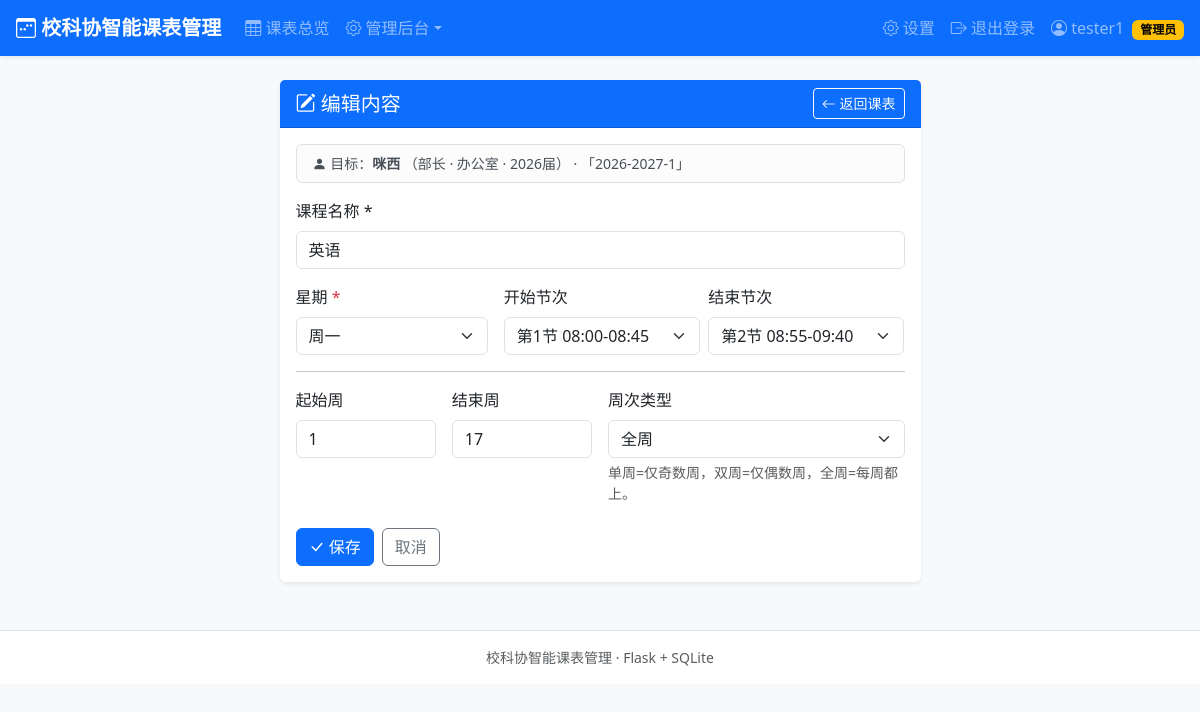
The app's page /course/1/edit (signed in) with its own data.
### tables this page shows
CREATE TABLE users (
        id            INTEGER PRIMARY KEY AUTOINCREMENT,
        student_id    TEXT NOT NULL UNIQUE,
        password_hash TEXT NOT NULL,
        name          TEXT NOT NULL,
        identity      TEXT NOT NULL,               -- 主席/部长/干事
        department    TEXT,                        -- 主席可以为空
        cohort        INTEGER NOT NULL,            -- 届数，如 2026
        role          TEXT NOT NULL DEFAULT 'member',  -- admin/member
        created_at    TEXT NOT NULL
    , major TEXT NOT NULL DEFAULT '', gender TEXT NOT NULL DEFAULT '男', phone TEXT NOT NULL DEFAULT '');

CREATE TABLE semesters (
        id          INTEGER PRIMARY KEY AUTOINCREMENT,
        name        TEXT NOT NULL UNIQUE,          -- 如 2026-2027-1
        start_date  TEXT NOT NULL,                 -- YYYY-MM-DD(周一)
        total_weeks INTEGER NOT NULL,
        is_active   INTEGER NOT NULL DEFAULT 0,
        created_at  TEXT NOT NULL
    );

CREATE TABLE courses (
        id            INTEGER PRIMARY KEY AUTOINCREMENT,
        user_id       INTEGER NOT NULL REFERENCES users(id)    ON DELETE CASCADE,
        semester_id   INTEGER NOT NULL REFERENCES semesters(id) ON DELETE CASCADE,
        name          TEXT NOT NULL,
        day           INTEGER NOT NULL,            -- 1-7 (周一..周日)
        start_period  INTEGER,                     -- 周一~周五 用节次
        end_period    INTEGER,
        weekend_slot  TEXT,                        -- 周六/周日 用时段 morning/noon/evening
        start_week    INTEGER NOT NULL,
        end_week      INTEGER NOT NULL,
        week_type     TEXT NOT NULL DEFAULT 'all', -- all/odd/even
        created_at    TEXT NOT NULL
    );

### app.py (the view)
@app.route("/course/<int:cid>/edit", methods=["GET", "POST"])
@login_required
def course_edit(cid):
    me = get_current_user()
    course = query_one("SELECT * FROM courses WHERE id = ?", (cid,))
    if course is None:
        abort(404)
    owner = query_one("SELECT * FROM users WHERE id = ?", (course["user_id"],))
    if not ((me["role"] == "admin") or course["user_id"] == me["id"]):
        flash("只能编辑自己的课表", "danger")
        return redirect(url_for("schedule"))
    week = request.args.get("week", type=int) or current_week(active_semester())
    semester = query_one("SELECT * FROM semesters WHERE id = ?", (course["semester_id"],))
    if request.method == "POST":
        return _save_course(me, owner, semester, course)
    sem_choices = [semester]
    return render_template("item_form.html", me=me, target=owner,
                           semesters=sem_choices, semester=semester,
                           week=week, course=course,
                           PERIOD_TIMES=PERIOD_TIMES, WEEKEND_SLOTS=WEEKEND_SLOTS,
                           WEEK_NAMES=WEEK_NAMES, WEEK_TYPES=WEEK_TYPES,
                           section_of=section_of, period_label=period_label,
                           IDENTITIES=IDENTITIES)

### app.py (called while the page is built)
def get_db():
    if "db" not in g:
        conn = sqlite3.connect(DB_PATH)
        conn.row_factory = sqlite3.Row
        conn.execute("PRAGMA foreign_keys = ON")
        g.db = conn
    return g.db

def query_one(sql, args=()):
    return get_db().execute(sql, args).fetchone()

def login_required(view):
    @wraps(view)
    def wrapped(*args, **kwargs):
        if session.get("user_id") is None:
            flash("请先登录", "warning")
            return redirect(url_for("login", next=request.full_path if request.query_string else url_for("index")))
        return view(*args, **kwargs)
    return wrapped

def get_current_user():
    uid = session.get("user_id")
    if uid is None:
        return None
    return query_one("SELECT * FROM users WHERE id = ?", (uid,))

def parse_date(s):
    try:
        return datetime.strptime(s, "%Y-%m-%d").date()
    except (ValueError, TypeError):
        return None

def current_week(semester, on=None):
    if not semester:
        return 1
    total = semester["total_weeks"]
    start = parse_date(semester["start_date"])
    if start is None:
        return 1
    today = on or date.today()
    if today < start:
        return 1
    week = (today - start).days // 7 + 1
    return max(1, min(total, week))

def active_semester():
    s = query_one("SELECT * FROM semesters WHERE is_active = 1 ORDER BY id DESC LIMIT 1")
    if s is None:
        s = query_one("SELECT * FROM semesters ORDER BY id LIMIT 1")
    return s

### templates/item_form.html (shortened to what this page needs)
{% extends "base.html" %}
{% block content %}
{% set is_edit = course is not none %}
{% set next_url = url_for('schedule', semester_id=(semester.id if semester else none), week=week, user=target.id) %}
{% set form_action = (url_for('course_edit', cid=course.id, user=target.id) if is_edit else url_for('course_new', user=target.id)) %}
<div class="row justify-content-center">
  <div class="col-lg-7 col-md-9">
    <div class="card shadow-sm">
      <div class="card-header bg-primary text-white d-flex justify-content-between align-items-center">
        <h5 class="mb-0">
          {% if is_edit %}<i class="bi bi-pencil-square"></i> 编辑内容
          {% else %}<i class="bi bi-plus-square"></i> 添加内容{% endif %}
        </h5>
        <a class="btn btn-sm btn-outline-light" href="{{ next_url }}"><i class="bi bi-arrow-left"></i> 返回课表</a>
      </div>
      <div class="card-body">
        <div class="alert alert-light border small py-2">
          <i class="bi bi-person-fill"></i> 目标：<strong>{{ target.name }}</strong>
          （{{ target.identity }} · {% if target.department %}{{ target.department }}{% else %}主席{% endif %} · {{ target.cohort }}届）
          {% if semester %}· 「{{ semester.name }}」{% endif %}
        </div>
        <form method="post" action="{{ form_action }}" id="itemForm">
          <div class="mb-3">
            <label class="form-label" id="nameLabel">课程名称 <span class="text-danger">*</span></label>
            <input class="form-control" type="text" id="nameInput" name="name" required
                   value="{{ course.name if course }}"
                   placeholder="例如：高等数学 / 部门例会 / 志愿活动">
          </div>
          <div class="row g-3">
            <div class="col-md-4">
              <label class="form-label">星期 <span class="text-danger">*</span></label>
              <select class="form-select" id="daySelect" name="day">
                {% for d in range(1, 8) %}
                <option value="{{ d }}" {% if course and course.day == d %}selected{% elif not course and day_default == d %}selected{% endif %}>
                  {{ WEEK_NAMES[d] }}{% if d >= 6 %}（自定义时段）{% endif %}
                </option>
                {% endfor %}
              </select>
            </div>
            <div class="col-md-8" id="periodRow" {% if course and course.day >= 6 %}style="display:none"{% endif %}>
              <div class="row g-2">
                <div class="col-6">
                  <label class="form-label">开始节次</label>
                  <select class="form-select" id="startPeriod" name="start_period">
                    {% for sec in [('上午', 1, 4), ('下午', 5, 8), ('晚上', 9, 12)] %}
                    <optgroup label="{{ sec[0] }}">
                      {% for p in range(sec[1], sec[2] + 1) %}
                      <option value="{{ p }}" {% if course and course.start_period == p %}selected{% endif %}>
                        第{{ p }}节 {{ PERIOD_TIMES[p][0] }}-{{ PERIOD_TIMES[p][1] }}
                      </option>
                      {% endfor %}
                    </optgroup>
                    {% endfor %}
                  </select>
                </div>
                <div class="col-6">
                  <label class="form-label">结束节次</label>
                  <select class="form-select" id="endPeriod" name="end_period">
                    {% for sec in [('上午', 1, 4), ('下午', 5, 8), ('晚上', 9, 12)] %}
                    <optgroup label="{{ sec[0] }}">
                      {% for p in range(sec[1], sec[2] + 1) %}
                      <option value="{{ p }}" {% if course and course.end_period == p %}selected{% endif %}>
                        第{{ p }}节 {{ PERIOD_TIMES[p][0] }}-{{ PERIOD_TIMES[p][1] }}
                      </option>
                      {% endfor %}
                    </optgroup>
                    {% endfor %}
                  </select>
                </div>
              </div>
            </div>
          </div>
          <hr>
          <div class="row g-3">
            <div class="col-md-3">
              <label class="form-label">起始周</label>
              <input class="form-control" type="number" name="start_week" id="startWeek" min="1"
                     max="{{ semester.total_weeks if semester else 30 }}" value="{{ course.start_week if course else 1 }}" required>
            </div>
            <div class="col-md-3">
              <label class="form-label">结束周</label>
              <input class="form-control" type="number" name="end_week" id="endWeek" min="1"
                     max="{{ semester.total_weeks if semester else 30 }}"
                     value="{{ course.end_week if course else (semester.total_weeks if semester else 30) }}" required>
            </div>
            <div class="col-md-6">
              <label class="form-label">周次类型</label>
              <select class="form-select" name="week_type">
                {% for tkey, tname in WEEK_TYPES.items() %}
                <option value="{{ tkey }}" {% if course and course.week_type == tkey %}selected{% elif not course and tkey == 'all' %}selected{% endif %}>
                  {{ tname }}
                </option>
                {% endfor %}
              </select>
              <div class="form-text">单周=仅奇数周，双周=仅偶数周，全周=每周都上。</div>
            </div>
          </div>
          <div class="mt-4 d-flex gap-2">
            <button class="btn btn-primary" type="submit"><i class="bi bi-check-lg"></i> 保存</button>
            <a class="btn btn-outline-secondary" href="{{ next_url }}">取消</a>
          </div>
        </form>
      </div>
    </div>
  </div>
</div>
{% endblock %}

### templates/base.html (shortened to what this page needs)
<!DOCTYPE html>
<html lang="zh-CN">
<head>
  <link href="https://cdn.jsdelivr.net/npm/bootstrap@5.3.3/dist/css/bootstrap.min.css" rel="stylesheet">
  <link href="https://cdn.jsdelivr.net/npm/bootstrap-icons@1.11.3/font/bootstrap-icons.min.css" rel="stylesheet">
  <link href="{{ url_for('static', filename='style.css') }}" rel="stylesheet">
</head>
<body class="bg-light">
{% if session.get('user_id') %}
<nav class="navbar navbar-expand-lg navbar-dark bg-primary shadow-sm sticky-top">
  <div class="container-fluid px-3">
    <a class="navbar-brand fw-bold" href="{{ url_for('schedule') }}">
      <i class="bi bi-calendar3-week"></i> 校科协智能课表管理
    </a>
    <div class="collapse navbar-collapse" id="navMain">
      <ul class="navbar-nav me-auto">
        <li class="nav-item"><a class="nav-link" href="{{ url_for('schedule') }}"><i class="bi bi-table"></i> 课表总览</a></li>
        {% if session.get('role') == 'admin' %}
        <li class="nav-item dropdown">
          <a class="nav-link dropdown-toggle" href="#" role="button" data-bs-toggle="dropdown"><i class="bi bi-gear"></i> 管理后台</a>
        </li>
        {% endif %}
      </ul>
      <ul class="navbar-nav">
        <li class="nav-item"><a class="nav-link" href="{{ url_for('settings') }}"><i class="bi bi-gear"></i> 设置</a></li>
        <li class="nav-item">
          <a class="nav-link" href="{{ url_for('logout') }}"><i class="bi bi-box-arrow-right"></i> 退出登录</a>
        </li>
      </ul>
      <span class="navbar-text ms-2">
        <i class="bi bi-person-circle"></i> {{ session.get('name') }}
        {% if session.get('role') == 'admin' %}<span class="badge text-bg-warning ms-1">管理员</span>{% endif %}
      </span>
    </div>
  </div>
</nav>
{% endif %}
<main class="container py-4">
  {% block content %}{% endblock %}
</main>
<footer class="text-center text-muted small py-3 border-top bg-white mt-4">
  校科协智能课表管理 · Flask + SQLite
</footer>
</body>
</html>

### static/style.css (style rules this page uses)
body { background: #f4f6f9; }
.card { border: 0; }
.badge { vertical-align: middle; }

### records on screen
users: get "tester1"
users: name "咪西", identity "部长", department "办公室", cohort "2026"
semesters: name "2026-2027-1", end_week "17"
courses: name "英语", day "周一", start_period "第1节 08:00-08:45", end_period "第2节 08:55-09:40", start_week "1", week_type "全周"
